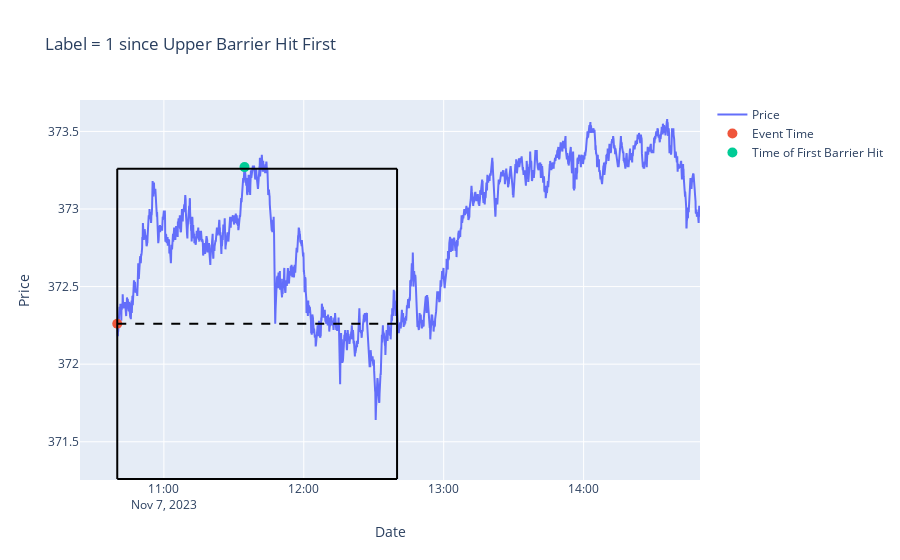

The notebook cell saved with this chart:
### Markdown cell above
### Example 1: Label =1 since Upper Barrier Hits First

### Code cell
df_tiny = df.tail(60000).head(3000).reset_index()
plot_tripple_barrier_example(df_tiny)

### Figure 1 — Plotly figure (JSON) as saved in the notebook; plotly's stock layout.template omitted (floating-point values rounded to 4 significant figures; data arrays with more than 128 entries replaced by an {"elided": "..."} marker saying what was removed)
{"data": [{"name": "Price", "type": "scatter", "x": {"elided": "3000 str values"}, "y": {"elided": "3000 float values"}}, {"marker": {"size": 10}, "mode": "markers", "name": "Event Time", "type": "scatter", "x": ["2023-11-07T10:40:00"], "y": [372.3]}, {"marker": {"size": 10}, "mode": "markers", "name": "Time of First Barrier Hit", "type": "scatter", "x": ["2023-11-07T11:34:35"], "y": [373.3]}], "layout": {"shapes": [{"line": {"color": "black", "width": 2}, "type": "line", "x0": "2023-11-07T10:40:00", "x1": "2023-11-07T10:40:00", "xref": "x", "y0": 371.3, "y1": 373.3}, {"line": {"color": "black", "width": 2}, "type": "line", "x0": "2023-11-07T12:40:00", "x1": "2023-11-07T12:40:00", "xref": "x", "y0": 371.3, "y1": 373.3}, {"line": {"color": "black", "width": 2}, "type": "line", "x0": "2023-11-07T10:40:00", "x1": "2023-11-07T12:40:00", "xref": "x", "y0": 373.3, "y1": 373.3, "yref": "y"}, {"line": {"color": "black", "width": 2}, "type": "line", "x0": "2023-11-07T10:40:00", "x1": "2023-11-07T12:40:00", "xref": "x", "y0": 371.3, "y1": 371.3, "yref": "y"}, {"line": {"color": "black", "dash": "dash", "width": 2}, "type": "line", "x0": "2023-11-07T10:40:00", "x1": "2023-11-07T12:40:00", "xref": "x", "y0": 372.3, "y1": 372.3, "yref": "y"}], "title": {"text": "Label = 1 since Upper Barrier Hit First"}, "xaxis": {"title": {"text": "Date"}}, "yaxis": {"title": {"text": "Price"}}}}
